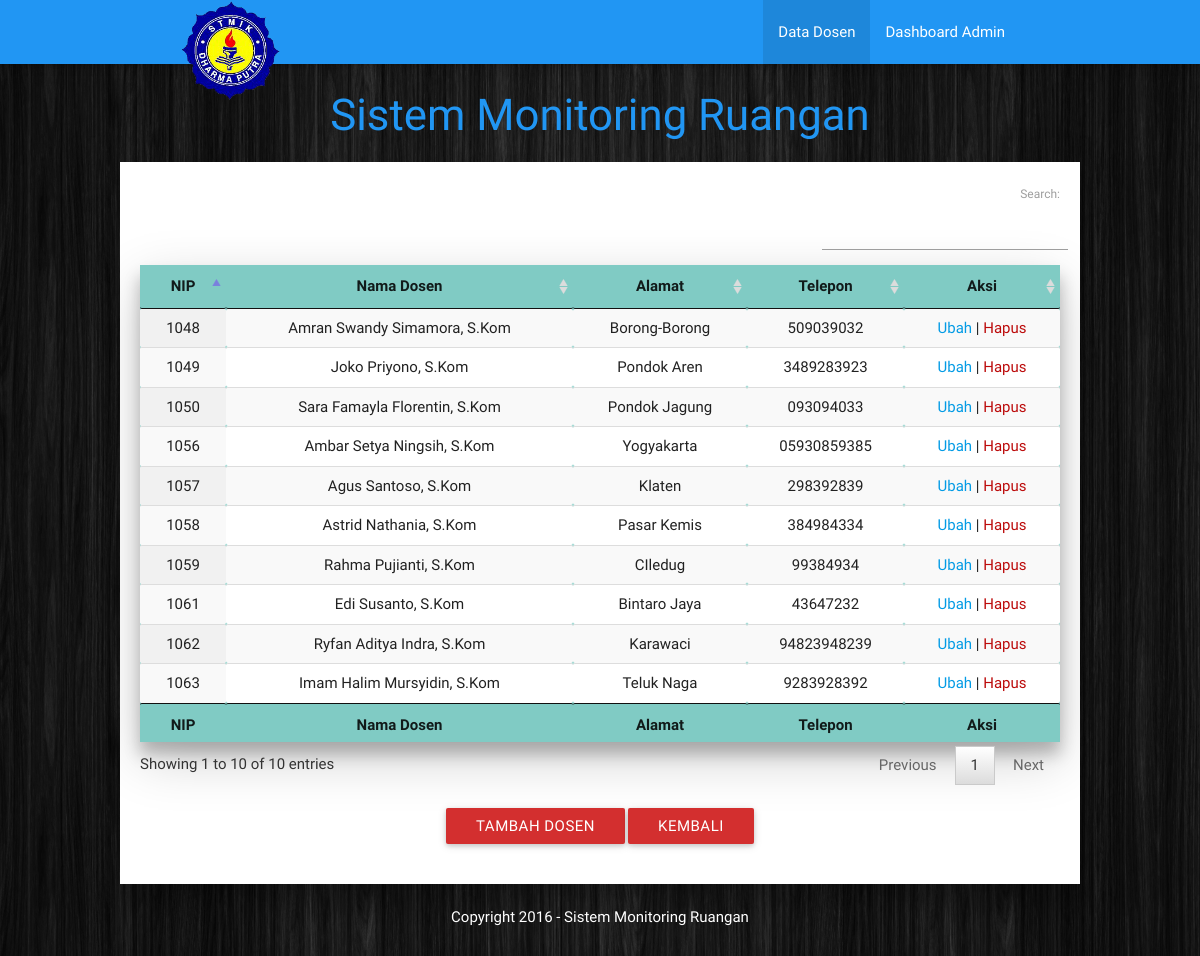
/dosen.php (signed in), run on the app's committed database.
### tables this page shows
CREATE TABLE `dosen` (
  `id_dosen` int(10) NOT NULL AUTO_INCREMENT,
  `nm_dosen` varchar(40) NOT NULL DEFAULT '',
  `alamat` varchar(255) NOT NULL DEFAULT '',
  `tlp` varchar(15) NOT NULL,
  PRIMARY KEY (`id_dosen`)
);

### dosen.php (the view, shortened to what this page needs)
<!DOCTYPE html>
<head>
<link rel="stylesheet" href="css/style.css" type="text/css" />
<link rel="stylesheet" href="datatables/jquery.dataTables.min.css" type="text/css" />
<link rel="stylesheet" href="materialize/css/materialize.min.css" type="text/css" />
<link href="materialicon/icon.css" rel="stylesheet">
</head>
<body>
  <div class="navbar-fixed">
      <nav class="blue">
          <div class="nav-wrapper container">
            <a href="http://www.dharmaputra.ac.id/" class="brand-logo" target="_blank"><img src="images/stmikdharmaputra.png" alt="logo stmik" title="stmik dharma putra" width="100px" height="100px"/></a>
                  <ul class="right hide-on-med-and-down">
                      <li class="active"><a href="dosen.php">Data Dosen</a></li>
                      <li><a href="dashboard.php">Dashboard Admin</a></li>
                  </ul>
            </div>
       </nav>
    </div>
       <div style="margin:auto; padding:5px 0 5px; text-align:center">
         <h3>Sistem Monitoring Ruangan</h3>
       </div>
<div style="margin:auto">
	<div class="content z-depth-4">
  	<div>
	<table  class="highlight z-depth-3 display" id="dosen" cellspacing="0" width="100%">
		<thead>
			<tr>
				<th>NIP</th>
				<th>Nama Dosen</th>
				<th>Alamat</th>
				<th>Telepon</th>
        <th>Aksi</th>
			</tr>
		</thead>
    <tfoot>
			<tr>
				<th>NIP</th>
				<th>Nama Dosen</th>
				<th>Alamat</th>
				<th>Telepon</th>
        <th>Aksi</th>
			</tr>
		</tfoot>
		<tbody>
			<?php
			$query = mysql_query("select * from dosen");
			while ($data = mysql_fetch_array($query)) { ?>
			<tr>
				<td><?php echo $data['id_dosen']; ?></td>
				<td><?php echo $data['nm_dosen']; ?></td>
				<td><?php echo $data['alamat']; ?></td>
				<td><?php echo $data['tlp']; ?></td>
        <td><a href="dosenedit.php?id_dosen=<?php echo $data['id_dosen'];?>">Ubah</a> | <a href="dosendelete.php?id_dosen=<?php echo $data['id_dosen'];?>" class="delete" onclick="javascript: return confirm('Anda yakin hapus ?')">Hapus</a></td>
			</tr>
			<?php } ?>
		</tbody>
	</table>
<br>
<div class="row center">
					<button class="btn waves-effect red darken-2" type="button" Value="Kembali" Onclick="window.location.href='dosentambah.php'">Tambah Dosen</button>
					<button class="btn waves-effect red darken-2" type="button" Value="Kembali" Onclick="window.location.href='dashboard.php'">Kembali</button>
</div>
	</div>
</div><br>
	<div class="row center">
<span style="color:#ffffff">Copyright 2016 - Sistem Monitoring Ruangan</span>
    </div>
<div style="padding-bottom:50px;"></div>
</body>
</html>

### css/style.css (style rules this page uses)
body { margin:0 auto 0; background: #dfdfdf url(../images/background.jpg) no-repeat center center fixed; -webkit-background-size: cover; -moz-background-size: cover; -o-background-size: cover; background-size: cover; }
h3 { color: #2196f3; }
a.delete { color:#BC0B0B; text-decoration:none; }
.content { margin:auto; padding:20px; width:80%; background-color: #ffffff; }
table { background-color: #80cbc4; }
.right { float: right; }

### dosen.php (style rules this page uses)
th,td { text-align:center; }

### data on the page
dosen: id_dosen "1048", nm_dosen "Amran Swandy Simamora, S.Kom", alamat "Borong-Borong", tlp "509039032"
dosen: id_dosen "1049", nm_dosen "Joko Priyono, S.Kom", alamat "Pondok Aren", tlp "3489283923"
dosen: id_dosen "1050", nm_dosen "Sara Famayla Florentin, S.Kom", alamat "Pondok Jagung", tlp "093094033"
dosen: id_dosen "1056", nm_dosen "Ambar Setya Ningsih, S.Kom", alamat "Yogyakarta", tlp "05930859385"
dosen: id_dosen "1057", nm_dosen "Agus Santoso, S.Kom", alamat "Klaten", tlp "298392839"
dosen: id_dosen "1058", nm_dosen "Astrid Nathania, S.Kom", alamat "Pasar Kemis", tlp "384984334"
dosen: id_dosen "1059", nm_dosen "Rahma Pujianti, S.Kom", alamat "CIledug", tlp "99384934"
dosen: id_dosen "1061", nm_dosen "Edi Susanto, S.Kom", alamat "Bintaro Jaya", tlp "43647232"
dosen: id_dosen "1062", nm_dosen "Ryfan Aditya Indra, S.Kom", alamat "Karawaci", tlp "94823948239"
dosen: id_dosen "1063", nm_dosen "Imam Halim Mursyidin, S.Kom", alamat "Teluk Naga", tlp "9283928392"
